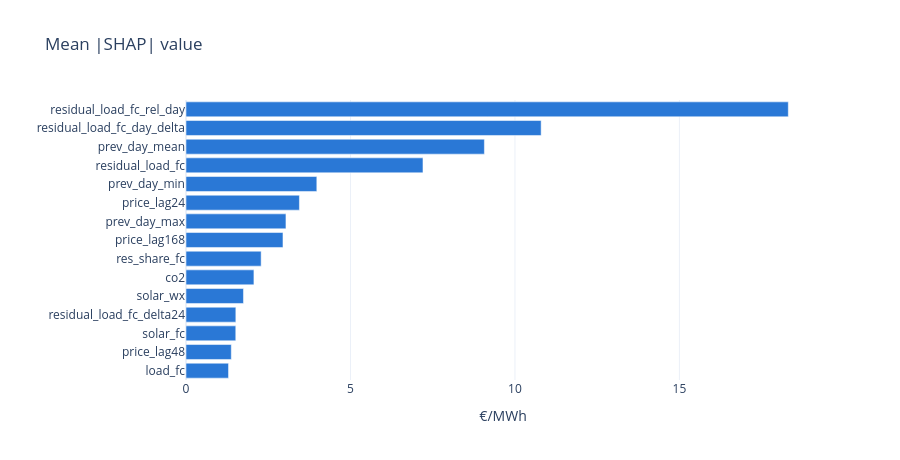

Write notebook code for a chart like this one.
### Markdown cell above
## Global importance

### Code cell
imp = explain.importance(shap, cfg)
plots.shap_importance(imp)

### Figure 1 — Plotly figure (JSON) as saved in the notebook; plotly's stock layout.template omitted (floating-point values rounded to 4 significant figures)
{"data": [{"hovertemplate": "%{y}: %{x:.1f} €/MWh", "legendgroup": "", "marker": {"color": "#2a78d6", "pattern": {"shape": ""}}, "name": "", "orientation": "h", "showlegend": false, "textposition": "auto", "type": "bar", "x": [1.293, 1.377, 1.513, 1.515, 1.747, 2.065, 2.284, 2.948, 3.039, 3.448, 3.977, 7.204, 9.071, 10.8, 18.31], "xaxis": "x", "y": ["load_fc", "price_lag48", "solar_fc", "residual_load_fc_delta24", "solar_wx", "co2", "res_share_fc", "price_lag168", "prev_day_max", "price_lag24", "prev_day_min", "residual_load_fc", "prev_day_mean", "residual_load_fc_day_delta", "residual_load_fc_rel_day"], "yaxis": "y"}], "layout": {"barmode": "relative", "height": 460, "legend": {"tracegroupgap": 0}, "title": {"text": "Mean |SHAP| value"}, "xaxis": {"anchor": "y", "domain": [0, 1], "title": {"text": "€/MWh"}}, "yaxis": {"anchor": "x", "domain": [0, 1], "title": {"text": ""}}}}
